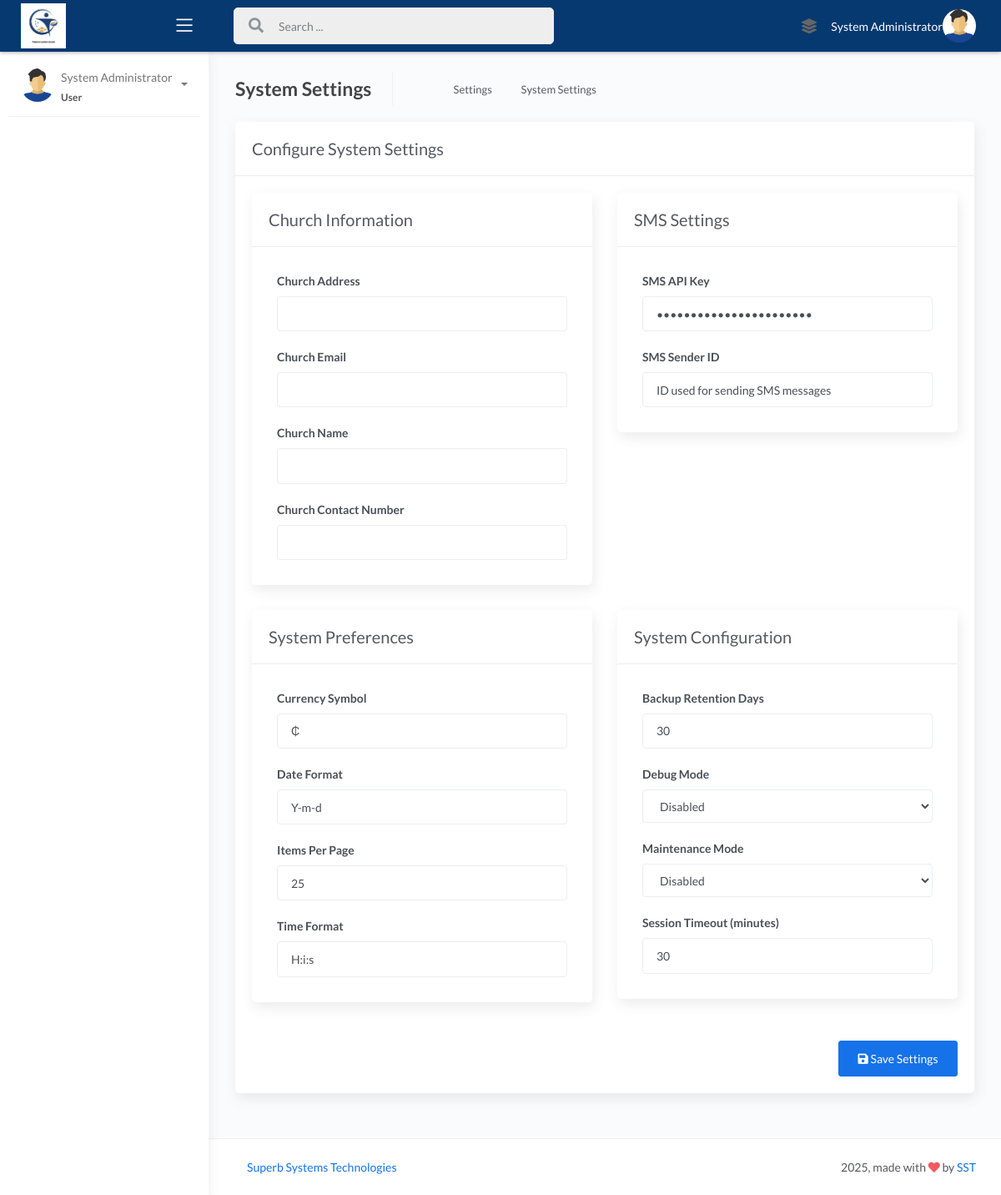
Screenshot of /settings/system_settings.php (signed in) with the database file from the repository.
### tables this page shows
CREATE TABLE `users` (
  `id` int(11) NOT NULL AUTO_INCREMENT,
  `member_id` int(11) DEFAULT NULL,
  `username` varchar(50) NOT NULL,
  `email` varchar(100) NOT NULL,
  `password` varchar(255) NOT NULL,
  `full_name` varchar(100) NOT NULL,
  `status` enum('active','inactive','suspended') NOT NULL DEFAULT 'active',
  `phone` varchar(20) DEFAULT NULL,
  `department` varchar(50) DEFAULT NULL,
  `position` varchar(50) DEFAULT NULL,
  `last_login` datetime DEFAULT NULL,
  `login_attempts` int(11) DEFAULT 0,
  `password_reset_token` varchar(100) DEFAULT NULL,
  `password_reset_expires` datetime DEFAULT NULL,
  `profile_image` varchar(255) DEFAULT NULL,
  `permissions` text DEFAULT NULL,
  `created_by` int(11) DEFAULT NULL,
  `created_at` timestamp NOT NULL DEFAULT current_timestamp(),
  `updated_at` timestamp NOT NULL DEFAULT current_timestamp() ON UPDATE current_timestamp(),
  `password_changed` tinyint(1) NOT NULL DEFAULT 0 COMMENT 'Flag to check if first-time password has been changed',
  PRIMARY KEY (`id`),
  UNIQUE KEY `username` (`username`),
  KEY `created_by` (`created_by`),
  KEY `idx_member_id` (`member_id`),
  CONSTRAINT `fk_user_member` FOREIGN KEY (`member_id`) REFERENCES `members` (`id`) ON DELETE SET NULL ON UPDATE CASCADE,
  CONSTRAINT `users_creator_fk` FOREIGN KEY (`created_by`) REFERENCES `users` (`id`) ON DELETE SET NULL
);

CREATE TABLE `system_settings` (
  `id` int(11) NOT NULL AUTO_INCREMENT,
  `setting_key` varchar(50) NOT NULL,
  `setting_value` text DEFAULT NULL,
  `setting_description` text DEFAULT NULL,
  `created_at` timestamp NOT NULL DEFAULT current_timestamp(),
  `updated_at` timestamp NOT NULL DEFAULT current_timestamp() ON UPDATE current_timestamp(),
  PRIMARY KEY (`id`),
  UNIQUE KEY `setting_key` (`setting_key`)
);

### settings/system_settings.php (the view, shortened to what this page needs)
<?php
require_once '../includes/auth.php';
$stmt = $pdo->query("SELECT * FROM system_settings ORDER BY setting_key");
$settings = $stmt->fetchAll(PDO::FETCH_ASSOC);
?>
<!DOCTYPE html>
<html lang="en">
<head>
    <link rel="stylesheet" href="../res/assets/css/bootstrap.min.css">
    <link rel="stylesheet" href="../res/assets/css/atlantis.min.css">
</head>
<body>
    <div class="wrapper">
        <?php include '../res/main_header.php'; ?>
        <?php include '../res/sidebar.php'; ?>
        <div class="main-panel">
            <div class="content">
                <div class="page-inner">
                    <div class="page-header">
                        <h4 class="page-title">System Settings</h4>
                        <ul class="breadcrumbs">
                            <li class="nav-home">
                                <a href="../dashboard.php">
                                    <i class="flaticon-home"></i>
                                </a>
                            </li>
                            <li class="separator">
                                <i class="flaticon-right-arrow"></i>
                            </li>
                            <li class="nav-item">
                                <a href="#">Settings</a>
                            </li>
                            <li class="separator">
                                <i class="flaticon-right-arrow"></i>
                            </li>
                            <li class="nav-item">
                                <a href="#">System Settings</a>
                            </li>
                        </ul>
                    </div>
                    <div class="row">
                        <div class="col-md-12">
                            <div class="card">
                                <div class="card-header">
                                    <h4 class="card-title">Configure System Settings</h4>
                                </div>
                                <div class="card-body">
                                    <form method="post">
                                        <div class="row">
                                            <div class="col-md-6">
                                                <div class="card">
                                                    <div class="card-header">
                                                        <h4 class="card-title">Church Information</h4>
                                                    </div>
                                                    <div class="card-body">
                                                        <?php foreach ($settings as $setting): ?>
                                                            <?php if (in_array($setting['setting_key'], ['church_name', 'church_address', 'church_phone', 'church_email'])): ?>
                                                                <div class="form-group">
                                                                    <label><?= htmlspecialchars($setting['setting_description']) ?></label>
                                                                    <input type="text"
                                                                           class="form-control"
                                                                           name="settings[<?= htmlspecialchars($setting['setting_key']) ?>]"
                                                                           value="<?= htmlspecialchars($setting['setting_value']) ?>">
                                                                </div>
                                                            <?php endif; ?>
                                                        <?php endforeach; ?>
                                                    </div>
                                                </div>
                                            </div>
                                            <div class="col-md-6">
                                                <div class="card">
                                                    <div class="card-header">
                                                        <h4 class="card-title">SMS Settings</h4>
                                                    </div>
                                                    <div class="card-body">
                                                        <?php foreach ($settings as $setting): ?>
                                                            <?php if (in_array($setting['setting_key'], ['sms_sender_id', 'sms_api_key'])): ?>
                                                                <div class="form-group">
                                                                    <label><?= htmlspecialchars($setting['setting_description']) ?></label>
                                                                    <input type="<?= $setting['setting_key'] === 'sms_api_key' ? 'password' : 'text' ?>"
                                                                           class="form-control"
                                                                           name="settings[<?= htmlspecialchars($setting['setting_key']) ?>]"
                                                                           value="<?= htmlspecialchars($setting['setting_value']) ?>">
                                                                </div>
                                                            <?php endif; ?>
                                                        <?php endforeach; ?>
                                                    </div>
                                                </div>
                                            </div>
                                        </div>
                                        <div class="row">
                                            <div class="col-md-6">
                                                <div class="card">
                                                    <div class="card-header">
                                                        <h4 class="card-title">System Preferences</h4>
                                                    </div>
                                                    <div class="card-body">
                                                        <?php foreach ($settings as $setting): ?>
                                                            <?php if (in_array($setting['setting_key'], ['currency_symbol', 'date_format', 'time_format', 'items_per_page'])): ?>
                                                                <div class="form-group">
                                                                    <label><?= htmlspecialchars($setting['setting_description']) ?></label>
                                                                    <input type="text"
                                                                           class="form-control"
                                                                           name="settings[<?= htmlspecialchars($setting['setting_key']) ?>]"
                                                                           value="<?= htmlspecialchars($setting['setting_value']) ?>">
                                                                </div>
                                                            <?php endif; ?>
                                                        <?php endforeach; ?>
                                                    </div>
                                                </div>
                                            </div>
                                            <div class="col-md-6">
                                                <div class="card">
                                                    <div class="card-header">
                                                        <h4 class="card-title">System Configuration</h4>
                                                    </div>
                                                    <div class="card-body">
                                                        <?php foreach ($settings as $setting): ?>
                                                            <?php if (in_array($setting['setting_key'], ['session_timeout', 'backup_retention_days', 'maintenance_mode', 'debug_mode'])): ?>
                                                                <div class="form-group">
                                                                    <label><?= htmlspecialchars($setting['setting_description']) ?></label>
                                                                    <?php if (in_array($setting['setting_key'], ['maintenance_mode', 'debug_mode'])): ?>
                                                                        <select class="form-control" name="settings[<?= htmlspecialchars($setting['setting_key']) ?>]">
                                                                            <option value="0" <?= $setting['setting_value'] == '0' ? 'selected' : '' ?>>Disabled</option>
                                                                        </select>
                                                                    <?php else: ?>
                                                                        <input type="number"
                                                                               class="form-control"
                                                                               name="settings[<?= htmlspecialchars($setting['setting_key']) ?>]"
                                                                               value="<?= htmlspecialchars($setting['setting_value']) ?>">
                                                                    <?php endif; ?>
                                                                </div>
                                                            <?php endif; ?>
                                                        <?php endforeach; ?>
                                                    </div>
                                                </div>
                                            </div>
                                        </div>
                                        <div class="text-right mt-3">
                                            <button type="submit" class="btn btn-primary">
                                                <i class="fa fa-save"></i> Save Settings
                                            </button>
                                        </div>
                                    </form>
                                </div>
                            </div>
                        </div>
                    </div>
                </div>
            </div>
            <?php include '../res/footer.php'; ?>
        </div>
    </div>
</body>
</html>

### res/main_header.php (shortened to what this page needs)
	<div class="main-header">
                        <div class="logo-header" data-background-color="#964B00" style="background-color: #063970">
				<a href="dashboard.php" class="logo">
                                    <img src="../loginres/images/wateredgardenchurch.jpg" alt="navbar brand" class="navbar-brand" height="87%">
				</a>
				<div class="nav-toggle">
					<button class="btn btn-toggle toggle-sidebar">
						<i class="icon-menu"></i>
					</button>
				</div>
			</div>
			<nav class="navbar navbar-header navbar-expand-lg" style="background-color: #063970">
				<div class="container-fluid">
					<div class="collapse" id="search-nav">
						<form class="navbar-left navbar-form nav-search mr-md-3">
							<div class="input-group">
								<div class="input-group-prepend">
									<button type="submit" class="btn btn-search pr-1">
										<i class="fa fa-search search-icon"></i>
									</button>
								</div>
								<input type="text" placeholder="Search ..." class="form-control">
							</div>
						</form>
					</div>
					<ul class="navbar-nav topbar-nav ml-md-auto align-items-center">
						<li class="nav-item dropdown hidden-caret">
							<a class="nav-link" data-toggle="dropdown" href="#" aria-expanded="false">
								<i class="fas fa-layer-group"></i>
							</a>
						</li>
                                                <?php
$stmt = $pdo->prepare("SELECT u.*, COALESCE(u.profile_image, '../res/assets/img/profile.jpg') as display_image
                       FROM users u
                       WHERE u.id = ?");
$stmt->execute([$_SESSION['user_id']]);
$currentUser = $stmt->fetch();
$roleDisplay = ucfirst($currentUser['role'] ?? 'User');
$profileImage = !empty($currentUser['profile_image']) && file_exists($currentUser['profile_image'])
    ? $currentUser['profile_image']
    : '../res/assets/img/usercoloredicon.png';
?>
                                                <a style="color:white"><?php echo htmlspecialchars($currentUser['full_name'] ?? 'User'); ?></a><li class="nav-item dropdown hidden-caret">
							<a class="dropdown-toggle profile-pic" data-toggle="dropdown" href="#" aria-expanded="false">
								<div class="avatar-sm">
									<img src="../res/assets/img/usercoloredicon.png" alt="..." class="avatar-img rounded-circle">
								</div>
							</a>
						</li>
					</ul>
				</div>
			</nav>
		</div>

### res/sidebar.php (shortened to what this page needs)
<div class="sidebar sidebar-style-2">
    <div class="sidebar-wrapper scrollbar scrollbar-inner">
        <div class="sidebar-content">
            <div class="user">
                <div class="avatar-sm float-left mr-2">
                    <img src="<?php echo htmlspecialchars($profileImage); ?>" alt="..." class="avatar-img rounded-circle">
                </div>
                <div class="info">
                    <a data-toggle="collapse" href="#collapseExample" aria-expanded="true">
                        <span>
                            <?php echo htmlspecialchars($currentUser['full_name'] ?? 'User'); ?>
                            <span class="user-level"><?php echo htmlspecialchars($roleDisplay); ?></span>
                            <span class="caret"></span>
                        </span>
                    </a>
                </div>
            </div>
        </div>
    </div>
</div>

### rows the page displays
users: full_name "System Administrator"
system_settings: setting_description "Church Address"
system_settings: setting_description "Church Email"
system_settings: setting_description "Church Name"
system_settings: setting_description "Church Contact Number"
system_settings: setting_description "SMS API Key"
system_settings: setting_description "SMS Sender ID", setting_value "ID used for sending SMS messages"
system_settings: setting_description "Currency Symbol", setting_value "₵"
system_settings: setting_description "Date Format", setting_value "Y-m-d"
system_settings: setting_description "Items Per Page", setting_value "25"
system_settings: setting_description "Time Format", setting_value "H:i:s"
system_settings: setting_description "Backup Retention Days", setting_value "30"
system_settings: setting_description "Debug Mode", setting_value+setting_key "Disabled"
system_settings: setting_description "Maintenance Mode", setting_value+setting_key "Disabled"
system_settings: setting_description "Session Timeout (minutes)", setting_value "30"

### other values shown
$roleDisplay "User"
